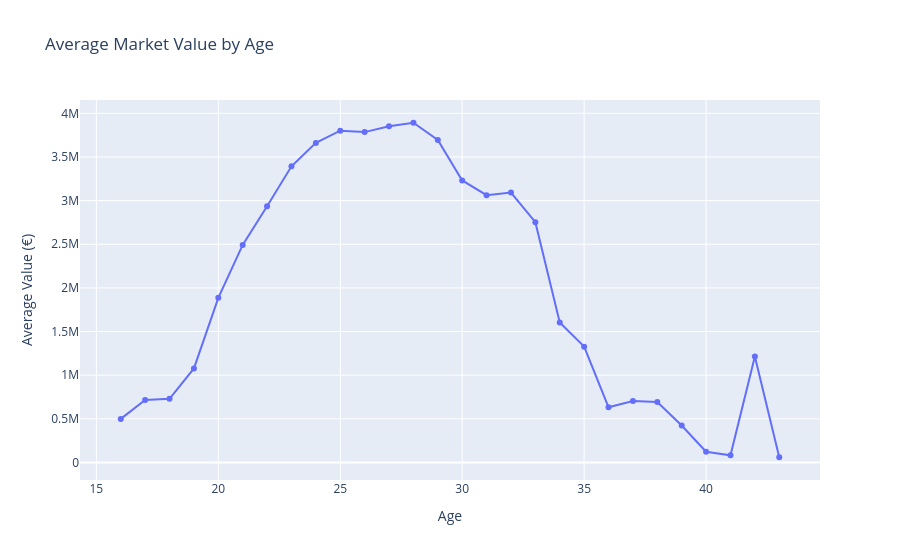

Notebook source saved alongside this figure:
### Markdown cell above
**At what age do players tend to reach their peak market value?**

### Code cell
# Average Value by Age - does value peak at a certain age?
value_by_age = spark.sql("""
    SELECT Age, ROUND(AVG(Value), 0) AS Avg_Value, COUNT(*) AS Player_Count
    FROM fifa
    WHERE Value IS NOT NULL AND Value > 0 AND Age IS NOT NULL
    GROUP BY Age
    ORDER BY Age
""").toPandas()  # NOTE: small aggregated result only

fig = px.line(
    value_by_age, x="Age", y="Avg_Value",
    title="Average Market Value by Age",
    labels={"Avg_Value": "Average Value (€)"},
    markers=True
)
fig.show()

### Figure 1 — Plotly figure (JSON) as saved in the notebook; plotly's stock layout.template omitted (floating-point values rounded to 4 significant figures)
{"data": [{"hovertemplate": "Age=%{x}<br>Average Value (€)=%{y}<extra></extra>", "legendgroup": "", "line": {"color": "#636efa", "dash": "solid"}, "marker": {"symbol": "circle"}, "mode": "lines+markers", "name": "", "orientation": "v", "showlegend": false, "type": "scatter", "x": [16, 17, 18, 19, 20, 21, 22, 23, 24, 25, 26, 27, 28, 29, 30, 31, 32, 33, 34, 35, 36, 37, 38, 39, 40, 41, 42, 43], "xaxis": "x", "y": [499600.0, 716800.0, 728800.0, 1078000.0, 1887000.0, 2492000.0, 2935000.0, 3393000.0, 3661000.0, 3801000.0, 3785000.0, 3851000.0, 3892000.0, 3694000.0, 3231000.0, 3063000.0, 3093000.0, 2753000.0, 1605000.0, 1327000.0, 632300.0, 704000.0, 693400.0, 423500.0, 123100.0, 81670.0, 1215000.0, 60000.0], "yaxis": "y"}], "layout": {"legend": {"tracegroupgap": 0}, "title": {"text": "Average Market Value by Age"}, "xaxis": {"anchor": "y", "domain": [0, 1], "title": {"text": "Age"}}, "yaxis": {"anchor": "x", "domain": [0, 1], "title": {"text": "Average Value (€)"}}}}
